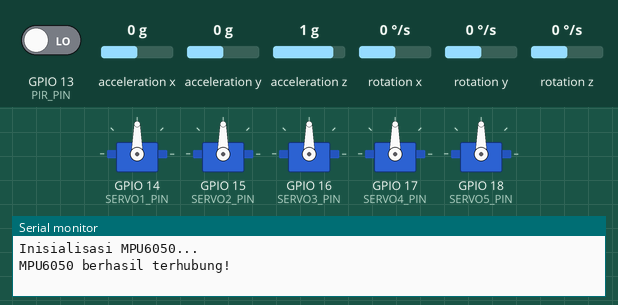
Simulated run of this sketch. Board: ESP32. On the bench: 5 × servo, the last lines printed to the serial monitor. Inputs (shaded band) come from the test bench; at power-on: GPIO 13 (PIR_PIN) LOW, rotation x 0 °/s, rotation y 0 °/s, rotation z 0 °/s, acceleration x 0 g, acceleration y 0 g, acceleration z 1 g.

Above: at 1.2 s.
1.3 s: GPIO 13 (PIR_PIN) driven HIGH
At 2.1 s:
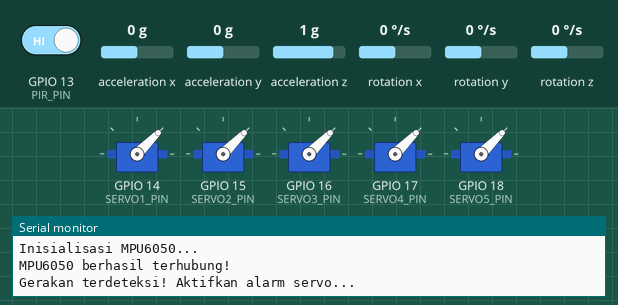
4.3 s: GPIO 13 (PIR_PIN) driven LOW
At 5.0 s:
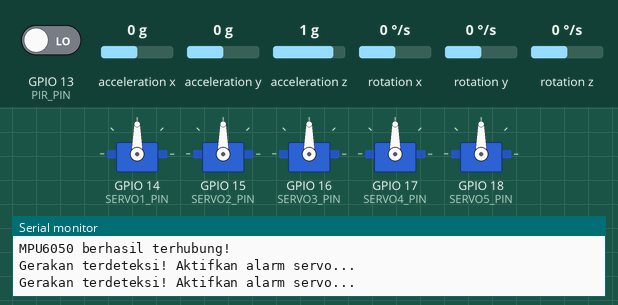
5.8 s: rotation x set to -192 °/s
At 6.9 s:
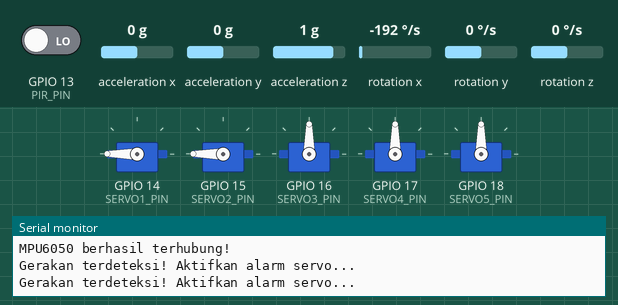
7.3 s: rotation y set to -192 °/s
At 8.1 s:
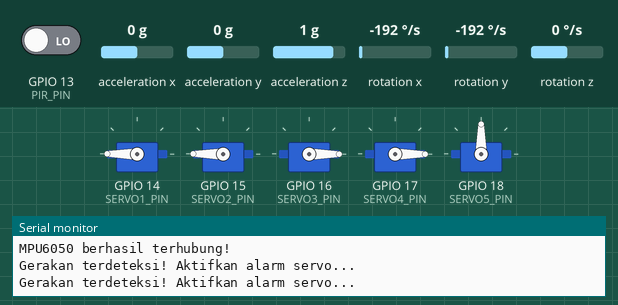
8.8 s: rotation z set to -192 °/s
At 9.3 s:
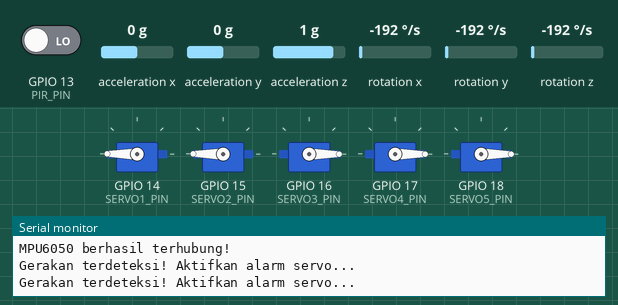
10.3 s: rotation x set to 0 °/s
At 11.8 s:
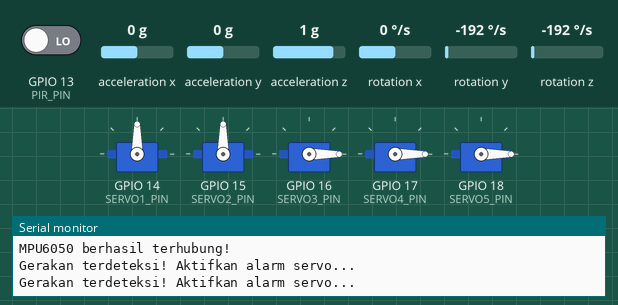
Timing chart, 0 to 12.8 s (numbered marks = the images above; inputs shaded):
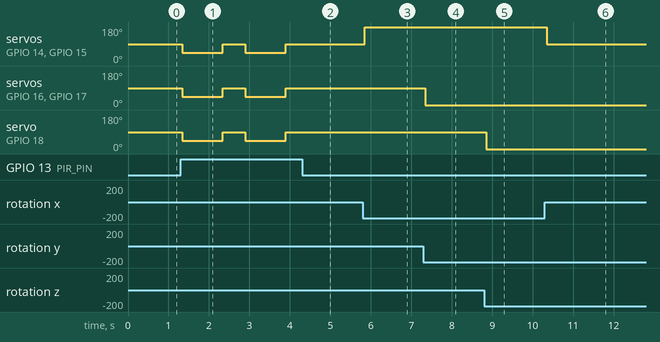

Measured:
- after the input at 1.3 s, servo on GPIO 14 (SERVO1_PIN), servo on GPIO 15 (SERVO2_PIN), servo on GPIO 16 (SERVO3_PIN), servo on GPIO 17 (SERVO4_PIN), servo on GPIO 18 (SERVO5_PIN): alternates 90° for 0.55 s and 45° for 1.0 s, starting after 0.05 s
- after the input at 4.3 s, servo on GPIO 14 (SERVO1_PIN), servo on GPIO 15 (SERVO2_PIN), servo on GPIO 16 (SERVO3_PIN), servo on GPIO 17 (SERVO4_PIN), servo on GPIO 18 (SERVO5_PIN): stays 90° (without the input it goes to 45° after 0.15 s)
- after the input at 5.8 s, servo on GPIO 14 (SERVO1_PIN), servo on GPIO 15 (SERVO2_PIN): 90° → 180° after 0.05 s
- after the input at 7.3 s, servo on GPIO 16 (SERVO3_PIN), servo on GPIO 17 (SERVO4_PIN): 90° → 0° after 0.05 s
- after the input at 8.8 s, servo on GPIO 18 (SERVO5_PIN): 90° → 0° after 0.05 s
- after the input at 10.3 s, servo on GPIO 14 (SERVO1_PIN), servo on GPIO 15 (SERVO2_PIN): 180° → 90° after 0.05 s

The sketch:

sketch.ino
```cpp
/*
 * Nama   : Surya Sumirat
 * NIM    : 24/547110/PPA/06872
 * Magang GMRT - Day 3
 * Deskripsi: Kontrol 5 servo berdasarkan MPU6050 (roll, pitch, yaw) dan PIR sensor.
 * Versi: Wokwi (ESP32)
 */
/*
- Posisi "0 derajat" dalam studi kasus = posisi netral sistem (tegak lurus).
- Karena servo hanya menerima nilai 0–180 derajat:
- -90° sistem → 0° servo
- 0° sistem → 90° servo  ← posisi awal (INITIAL_POS)
- +90° sistem → 180° servo
 */
#include <Wire.h>
#include <MPU6050.h>
#include <ESP32Servo.h>

MPU6050 mpu;

// Pin PIR
const int PIR_PIN = 13;

// Servo objects
Servo servo1, servo2, servo3, servo4, servo5;

const int SERVO1_PIN = 14;
const int SERVO2_PIN = 15;
const int SERVO3_PIN = 16;
const int SERVO4_PIN = 17;
const int SERVO5_PIN = 18;

// Posisi awal dan posisi alarm
const int INITIAL_POS = 90;
const int ALARM_POS = 45;

// Variabel yaw timeout
unsigned long yawTimer = 0;
bool returnYaw = false;

void setup() {
  Serial.begin(115200);
  Wire.begin();

  pinMode(PIR_PIN, INPUT);

  servo1.attach(SERVO1_PIN);
  servo2.attach(SERVO2_PIN);
  servo3.attach(SERVO3_PIN);
  servo4.attach(SERVO4_PIN);
  servo5.attach(SERVO5_PIN);
  resetServos();

  Serial.println("Inisialisasi MPU6050...");
  mpu.initialize();
  if (!mpu.testConnection()) {
    Serial.println("Gagal koneksi ke MPU6050!");
    while (1);
  }
  Serial.println("MPU6050 berhasil terhubung!");
}

void resetServos() {
  servo1.write(INITIAL_POS);
  servo2.write(INITIAL_POS);
  servo3.write(INITIAL_POS);
  servo4.write(INITIAL_POS);
  servo5.write(INITIAL_POS);
}

void loop() {
  int16_t ax, ay, az, gx, gy, gz;
  mpu.getMotion6(&ax, &ay, &az, &gx, &gy, &gz);

  float roll = gx / 131.0;
  float pitch = gy / 131.0;
  float yaw = gz / 131.0;

  roll = constrain(roll, -90, 90);
  pitch = constrain(pitch, -90, 90);
  yaw = constrain(yaw, -90, 90);

  if (digitalRead(PIR_PIN) == HIGH) {
    Serial.println("Gerakan terdeteksi! Aktifkan alarm servo...");
    servo1.write(ALARM_POS);
    servo2.write(ALARM_POS);
    servo3.write(ALARM_POS);
    servo4.write(ALARM_POS);
    servo5.write(ALARM_POS);
    delay(1000);
    resetServos();
    delay(500);
  } else {

    // Roll → servo 1 & 2
    int angleRoll = map(roll, -90, 90, 0, 180);
    servo1.write(180 - angleRoll);
    servo2.write(180 - angleRoll);

    // Pitch → servo 3 & 4
    int anglePitch = map(pitch, -90, 90, 0, 180);
    servo3.write(anglePitch);
    servo4.write(anglePitch);

    // Yaw → servo 5
    if (abs(yaw) > 5) {
      int angleYaw = map(yaw, -90, 90, 0, 180);
      servo5.write(angleYaw);
      yawTimer = millis();
      returnYaw = false;
    } else {
      if (!returnYaw && (millis() - yawTimer > 1000)) {
        servo5.write(INITIAL_POS);
        returnYaw = true;
      }
    }
  }

  delay(50);
}
```
